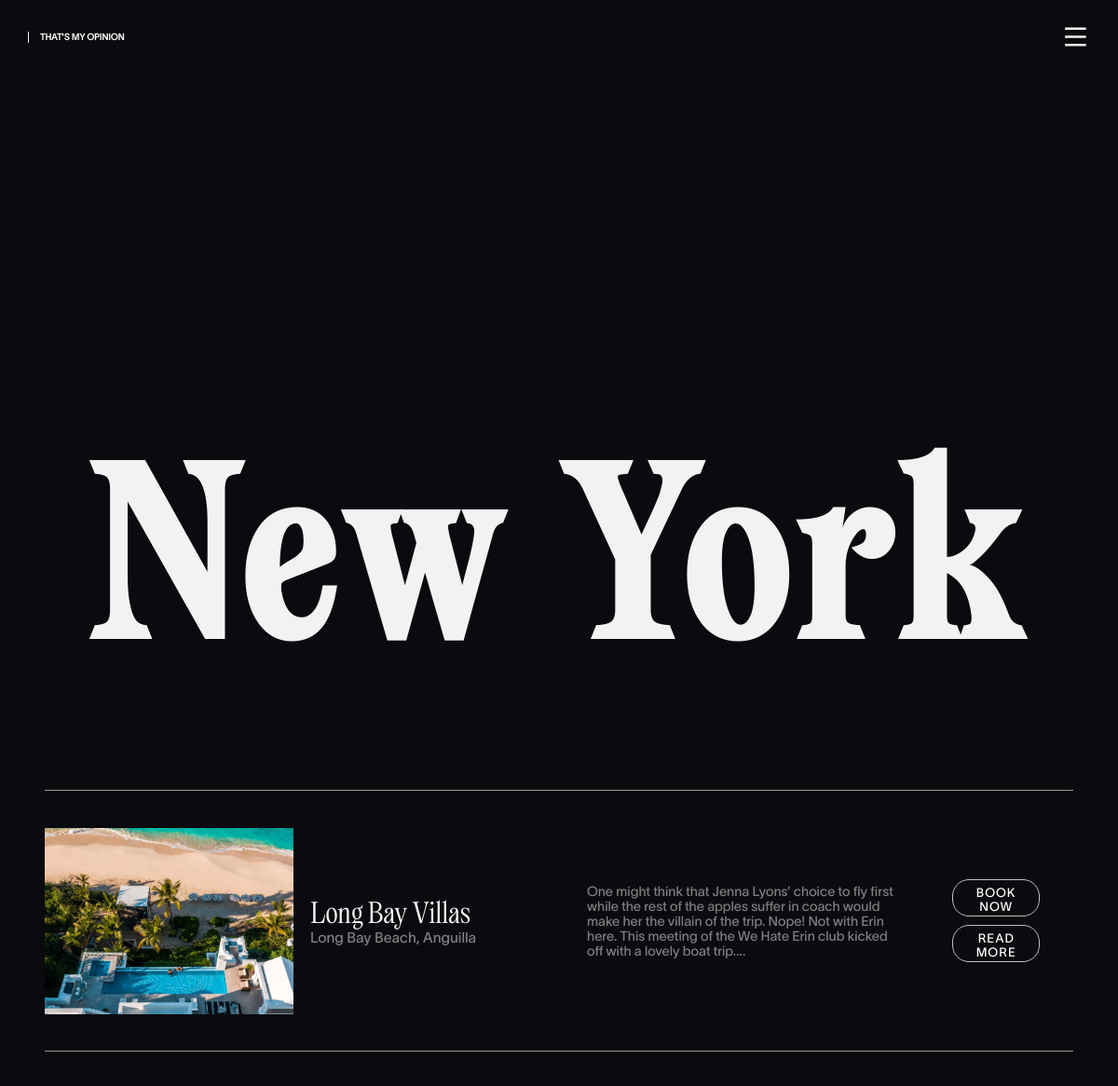
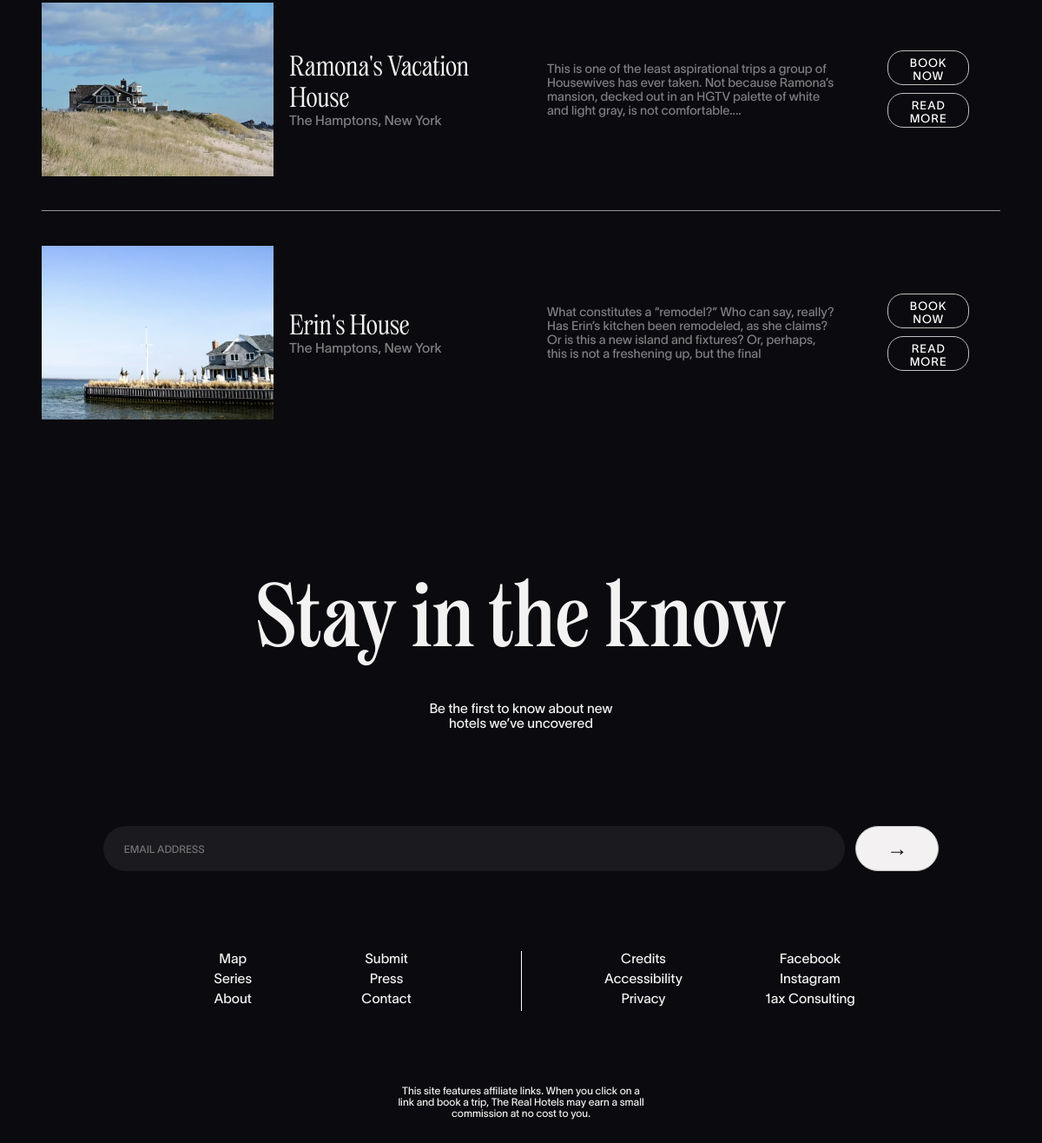
Page /html/new-york.php?cityId=200 on the committed database (2 pictures, top to bottom).
### tables this page shows
CREATE TABLE `create_intern_package` (
  `CIPackage_Id` int(50) NOT NULL,
  `Package_Name` varchar(100) NOT NULL,
  `Package_Type` varchar(50) NOT NULL,
  `Package_Location` varchar(100) NOT NULL,
  `Price` varchar(50) NOT NULL,
  `Package_Feature` varchar(300) NOT NULL,
  `Phone` varchar(20) NOT NULL,
  `Package_Image` varchar(100) NOT NULL,
  `City` varchar(50) NOT NULL,
  `Package_Details` varchar(300) NOT NULL
);

### html/new-york.php (the view, shortened to what this page needs)
<?php
include("../config/connection.php");
 $City_Id = $_GET['cityId'];
  $sql = "select * from city where City_Id = $City_Id";
  $result = $conn->query($sql);
  $row = mysqli_fetch_assoc($result);
  $City_Name = $row['City_Name'];
  $queryfordata = mysqli_query($conn, "select * from create_intern_package where City ='$City_Name'");
?>
<!DOCTYPE html>
<html lang="en">
<head>
    <link rel="stylesheet"href="https://cdn.jsdelivr.net/npm/locomotive-scroll@3.5.4/dist/locomotive-scroll.css" />
    <link rel="stylesheet" href="../css/new-york.css" />
    <link href="https://cdn.jsdelivr.net/npm/remixicon@4.3.0/fonts/remixicon.css" rel="stylesheet"/>
</head>
<body>
    <div class="main">
    <div class="page1">
        <div class="nav">
                <div class="nav-part1">
                    <h5>That's my opinion</h5>
                </div>
                <i class="ri-menu-line open"></i>
            </div>
             <div class="header">
                <h1 style="font-size: 20vw;" >new york</h1>
             </div>
        </div>
        <div class="page2">
           <?php
                 if (mysqli_num_rows($queryfordata) > 0) {
                    while ($rowdata = mysqli_fetch_assoc($queryfordata)) {
           ?>
            <div class="booking">
                <div class="booking1">
                    <div class="book-part1">
                        <img src="<?php echo $rowdata['Package_Image']; ?>" alt="">
                    </div>
                    <div class="book-part2">
                        <h2><?php echo $rowdata['Package_Name'] ?></h2>
                        <h4><?php echo $rowdata['Package_Location'] ?></h4>
                    </div>
                </div>
                <div class="booking2">
                    <div class="book-part3">
                        <h5><?php echo $rowdata['Package_Feature'] ?></h5>
                    </div>
                    <div class="book-part4"  >
                        <button><a href="../International_book/book_form.php ?Id=<?php echo $rowdata['CIPackage_Id'] ?>">Book now</a></button>
                        <button><a href="./read_more.php ?Intern_Id=<?php echo $rowdata['CIPackage_Id'] ?>">read more</a></button>
                    </div>
                </div>
            </div>
            <?php
                    }
                 }
            ?>
        </div>
        <div class="lastPage1">
            <h1>Stay in the know</h1>
            <h3>Be the first to know about new <br> hotels we’ve uncovered</h3>
            <form action="">
                <input type="email" name="" id="" placeholder="EMAIL ADDRESS">
                <button>&rarr;</button>
            </form>
            <div class="lastPage2">
                <div class="last-part1">
                    <div class="last-part11">
                        <h3>map</h3>
                        <h3>Series </h3>
                        <h3>About</h3>
                    </div>
                    <div class="last-part11">
                        <h3>submit</h3>
                        <h3>press</h3>
                        <h3>contact</h3>
                    </div>
                </div>
                <div class="last-part2">
                    <div class="last-part11">
                        <h3>credits</h3>
                        <h3>accessibility </h3>
                        <h3>privacy</h3>
                    </div>
                    <div class="last-part11">
                        <h3>facebook</h3>
                        <h3>instagram</h3>
                        <h3>1ax consulting</h3>
                    </div>
                </div>
            </div>
            <h5>This site features affiliate links. When you click on a  <br> link and book a trip, The Real Hotels may earn a small  <br> commission at no cost to you.</h5>
        </div>
    </div>
</body>
</html>

### css/new-york.css (style rules this page uses)
* { padding: 0%; margin: 0%; box-sizing: border-box; color: #f3f1f1; }
html, body { height: 100%; width: 100%; }
.main { width: 100%; overflow-x: hidden; background-color: #0b0a0e; }
.page1 { width: 100%; height: 100vh; position: relative; }
.nav { width: 100%; height: 10vh; color: #f3f1f1; align-items: center; justify-content: space-between; display: flex; padding: 2.5vw; font-family: twl; }
.nav-part1 h5 { padding-left: 1vw; border-left: 1px solid #f3f1f1; text-transform: uppercase; line-height: 1.3; font-size: 0.8vw; }
.nav i { font-size: 2.5vw; font-weight: 400; }
.header { position: absolute; bottom: 10%; width: 100%; height: 30vh; display: flex; align-items: center; object-fit: cover; justify-content: center; }
.header h1 { text-align: center; color: #f3f1f1; font-size: 25vw; letter-spacing: 1vw; text-transform: capitalize; font-family: regular; }
.page2 { min-height: 100vh; width: 100%; background-color: #0b0a0e; padding: 4vw; }
.booking { width: 100%; height: 35vh; color: white; border-top: 1px solid rgb(155, 151, 151); align-items: center; justify-content: space-around; display: flex; }
.booking1 { width: 50%; display: flex; align-items: center; gap: 1.5vw; height: 100%; justify-content: center; }
.booking2 { width: 50%; height: 100%; align-items: center; justify-content: space-between; display: flex; }
.book-part1 { width: 50%; height: 25vh; }
.book-part1 img { width: 100%; height: 100%; object-fit: cover; background-position: center; background-size: cover; }
.book-part2 { width: 50%; height: 25vh; justify-content: center; display: flex; flex-direction: column; }
.book-part2 h2 { font-family: regular2; font-weight: 400; font-size: 2.5vw; }
.book-part2 h4 { font-family: twl; font-size: 1.3vw; font-weight: 400; opacity: 0.5; }
.book-part3 { width: 60%; margin-left: 2.5vw; align-items: center; justify-content: center; display: flex; height: 25vh; }
.book-part3 h5 { font-family: twl; font-size: 1.2vw; font-weight: 200; opacity: 0.5; }
.book-part4 { display: flex; width: 30%; padding: 2vw; justify-content: center; flex-direction: column; align-items: center; gap: 0.8vw; }
.book-part4 button { width: 80%; letter-spacing: 1px; height: 5vh; background-color: transparent; text-align: center; text-transform: uppercase; padding: 0.5vw; cursor: pointer; border: 1px solid silver; font-weight: 500; font-family: twl; color: white; transition: all ease 0.4s; position: relative; border-radius: 1.5vw; overflow: hidden; }
.book-part4 button::after { content: ""; position: absolute; height: 100%; width: 100%; background-color: white; left: 0; bottom: -100%; border-radius: 50%; transition: all ease 0.4s; }
.book-part4 button a { color: white; text-decoration: none; position: relative; z-index: 9; }
.lastPage1 { width: 100%; min-height: 100vh; font-family: twl; font-weight: 400; align-items: center; justify-content: center; display: flex; color: #f3f1f1; flex-direction: column; }
.lastPage1 h1 { font-family: regular; font-weight: 400; font-size: 8vw; margin-bottom: 5vh; }
.lastPage1 h3 { text-align: center; font-weight: 400; font-size: 1.3vw; margin-bottom: 13vh; }
.lastPage1 form { width: 90%; height: 8vh; padding: 0.5vw; align-items: center; justify-content: center; display: flex; }
.lastPage1 input { width: 80%; height: 100%; font-size: 1vw; outline: none; font-family: twl; padding: 0 2vw; border-radius: 8vh; color: #f3f1f1; background-color: #1b1a1e; border: none; }
.lastPage1 button { font-size: 2vw; width: 8vw; height: 100%; margin-left: 1vw; background-color: #f3f1f1; border: 1px solid silver; color: #0b0a0e; border-radius: 5vw; }
.lastPage2 { width: 80%; min-height: 30vh; display: flex; align-items: center; justify-content: space-between; }
.last-part1 { width: 50%; height: 50%; display: flex; align-items: center; justify-content: space-evenly; }
.last-part11 h3 { margin-bottom: 0.5vw; text-transform: capitalize; text-align: center; }
.last-part2 { border-left: 1px solid white; width: 50%; height: 50%; display: flex; align-items: center; justify-content: space-evenly; }
.lastPage1 h5 { font-weight: 400; font-size: 1vw; text-align: center; }

### rows in the picture
create_intern_package: Package_Image (picture), Package_Name "Long Bay Villas", Package_Location "Long Bay Beach, Anguilla", Package_Feature "One might think that Jenna Lyons’ choice to fly first while the rest of the apples suffer in coach would make her the villain of the trip. Nope! Not with Erin here. This meeting of the We Hate Erin club kicked off with a lovely boat trip...."
create_intern_package: Package_Image (picture), Package_Name "Ramona's Vacation House", Package_Location "The Hamptons, New York", Package_Feature "This is one of the least aspirational trips a group of Housewives has ever taken. Not because Ramona’s mansion, decked out in an HGTV palette of white and light gray, is not comfortable...."
create_intern_package: Package_Image (picture), Package_Name "Erin's House", Package_Location "The Hamptons, New York", Package_Feature "What constitutes a “remodel?” Who can say, really? Has Erin’s kitchen been remodeled, as she claims? Or is this a new island and fixtures? Or, perhaps, this is not a freshening up, but the final"
